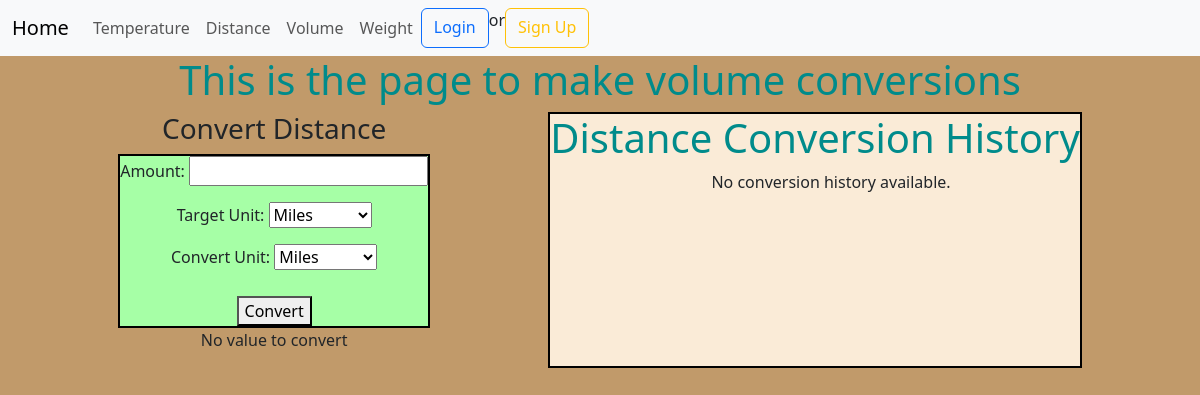
The page /distance/ on the database as committed earlier.
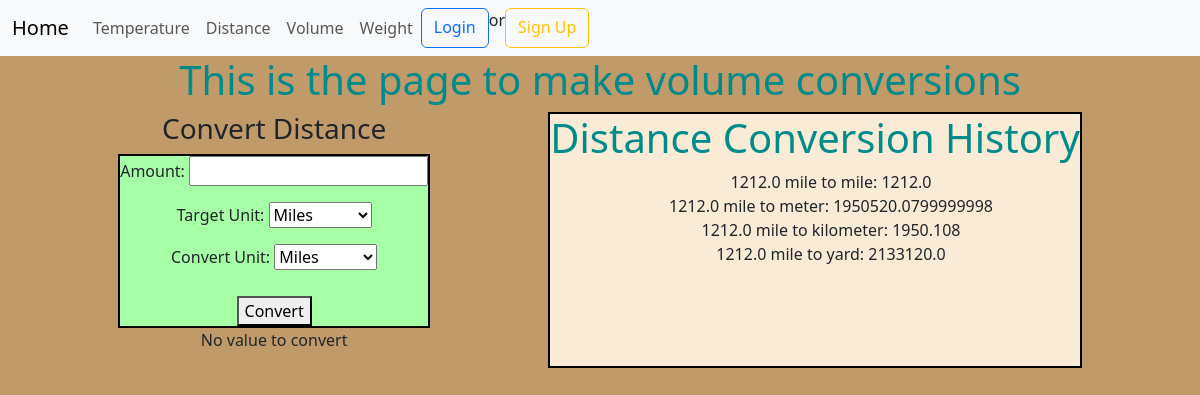
The same page on the database as committed later.
### pages/models.py (models this page shows, shortened)
class ConversionHistory(models.Model):
    category = models.CharField(max_length=50)
    targetUnit = models.CharField(max_length=50)
    convertUnit = models.CharField(max_length=50)
    amount = models.FloatField()
    result = models.FloatField(null=True, blank=True)
    created_at = models.DateTimeField(null=True, auto_now_add=True)

### pages/views.py (the view)
# urls.py: path('distance/', views.distance_view, name="distance"),
def distance_view(request):
    form = VolumeConversionForm()
    converted_value = None
    category = "distance"
    if request.method == 'POST':
        form = DistanceConversionForm(request.POST)
        if form.is_valid():
            print("form is valid") #check if code works
            amount = form.cleaned_data['amount']
            targetUnit = form.cleaned_data['targetUnit']
            convertUnit = form.cleaned_data['convertUnit']
            print(f"Amount: {amount}, Target Unit: {targetUnit}, Convert Unit: {convertUnit}, Category: {category}")
            converted_value = perform_distance_conversion(amount, targetUnit, convertUnit)
            conversion_record = ConversionHistory(
                amount = amount,
                targetUnit = targetUnit,
                convertUnit = convertUnit,
                category = category,
                result = converted_value
            )
            conversion_record.save()
    else:
        print(form.errors) # log error
        form = DistanceConversionForm()
    form.fields['category'].initial = category
    history = ConversionHistory.objects.filter(category='distance') #get conversion history
    return render(request, 'pages/distance.html', {'form': form, 'history': history, 'converted_value':converted_value})

### pages/forms.py
class DistanceConversionForm(forms.Form):
    model = ConversionHistory
    amount = forms.FloatField(label='Amount', min_value=0)
    targetUnit = forms.ChoiceField(
        label='Target Unit',
        choices=[
            ('mile', 'Miles'),
            ('meter', 'Meters'),
            ('kilometer', 'Kilometers'),
            ('feet', 'Feet'),
            ('yard', 'Yards'),
        ])
    convertUnit = forms.ChoiceField(
        label='Convert Unit',
        choices=[
            ('mile', 'Miles'),
            ('meter', 'Meters'),
            ('kilometer', 'Kilometers'),
            ('feet', 'Feet'),
            ('yard', 'Yards'),
        ])
    category = forms.CharField(widget=forms.HiddenInput())
    fields = ['targetUnit','amount','convertUnit','category','result']

### templates/pages/distance.html (shortened to what this page needs)
{% extends 'base.html' %}
{% load static %}
{% block css %}
    <link rel="stylesheet" href="{% static 'css/base.css' %}">
{% endblock css %}
{% block content %}
<h1>This is the page to make volume conversions</h1>
<section class="app-container">
<div class="conversion-form">
<h3>Convert Distance</h3>
<fieldset style="background-color: rgb(166, 255, 166);">
<form method="POST" action="{% url 'distance' %}">
{{ form.as_p }}
<button type="submit">Convert</button><label>
</form>
</fieldset>
{% if converted_value is not None %}
<h2>Conversion Result:</h2>
<p>The converted value is: <strong>{{ converted_value }}</strong></p>
{% else %}
<p>No value to convert</p>
{% endif %}
</div>
<div id="history">
<h1>Distance Conversion History</h1>
<ul>
    {% for conversion in history %}
    <li>{{ conversion.amount }} {{ conversion.targetUnit }} to {{ conversion.convertUnit }}: {{ conversion.result }}</li>
    {% empty %}
    <li>No conversion history available.</li>
    {% endfor %}
</ul>
</div>
</section>
{% endblock content %}

Rows that differ between the two databases and show on the page:
added ConversionHistory: amount "1212.0", targetUnit "mile", convertUnit "mile", result "1212.0"
added ConversionHistory: amount "1212.0", targetUnit "mile", convertUnit "meter", result "1950520.0799999998"
added ConversionHistory: amount "1212.0", targetUnit "mile", convertUnit "kilometer", result "1950.108"
added ConversionHistory: amount "1212.0", targetUnit "mile", convertUnit "yard", result "2133120.0"
Other text that changed with them:
text no longer shown: "No conversion history available."
